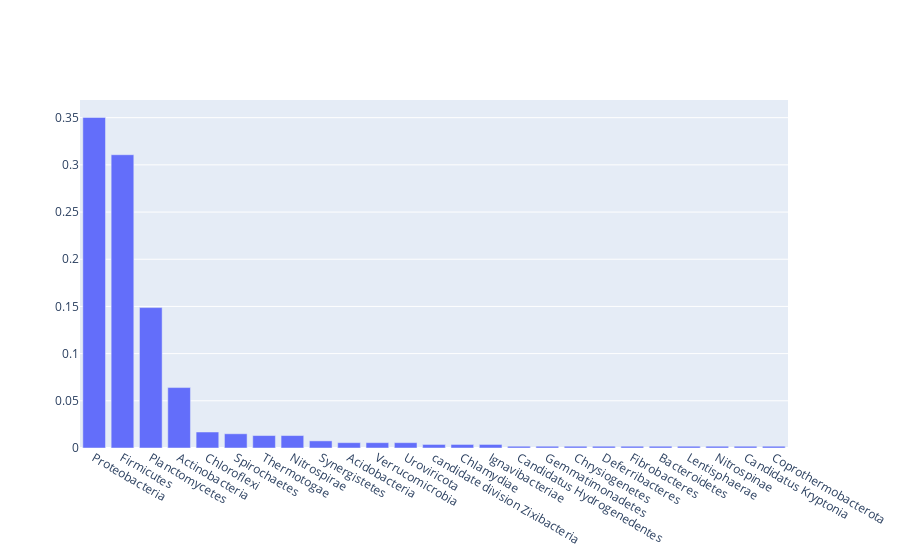

Notebook source saved alongside this figure:
### Code cell
trace = go.Bar(x=list(renamed_valcounts.keys()), y = list(renamed_valcounts.values()) )
go.Figure(trace)

# bac120_taxid_valcounts = bac120_taxid_ser.value_counts()
# bac120_name_valcounts = {}
# for taxID in bac120_taxid_valcounts.index:
#     name = ncbi.get_taxid_translator([taxID])[taxID]
#     bac120_name_valcounts[name] = bac120_taxid_valcounts[taxID]

### Figure 1 — Plotly figure (JSON) as saved in the notebook; plotly's stock layout.template omitted (floating-point values rounded to 4 significant figures)
{"data": [{"type": "bar", "x": ["Proteobacteria", "Firmicutes", "Planctomycetes", "Actinobacteria", "Chloroflexi", "Spirochaetes", "Thermotogae", "Nitrospirae", "Synergistetes", "Acidobacteria", "Verrucomicrobia", "Uroviricota", "candidate division Zixibacteria", "Chlamydiae", "Ignavibacteriae", "Candidatus Hydrogenedentes", "Gemmatimonadetes", "Chrysiogenetes", "Deferribacteres", "Fibrobacteres", "Bacteroidetes", "Lentisphaerae", "Nitrospinae", "Candidatus Kryptonia", "Coprothermobacterota"], "y": [0.3503, 0.3107, 0.1488, 0.06403, 0.01695, 0.01507, 0.01318, 0.01318, 0.007533, 0.00565, 0.00565, 0.00565, 0.003766, 0.003766, 0.003766, 0.001883, 0.001883, 0.001883, 0.001883, 0.001883, 0.001883, 0.001883, 0.001883, 0.001883, 0.001883]}], "layout": {}}
